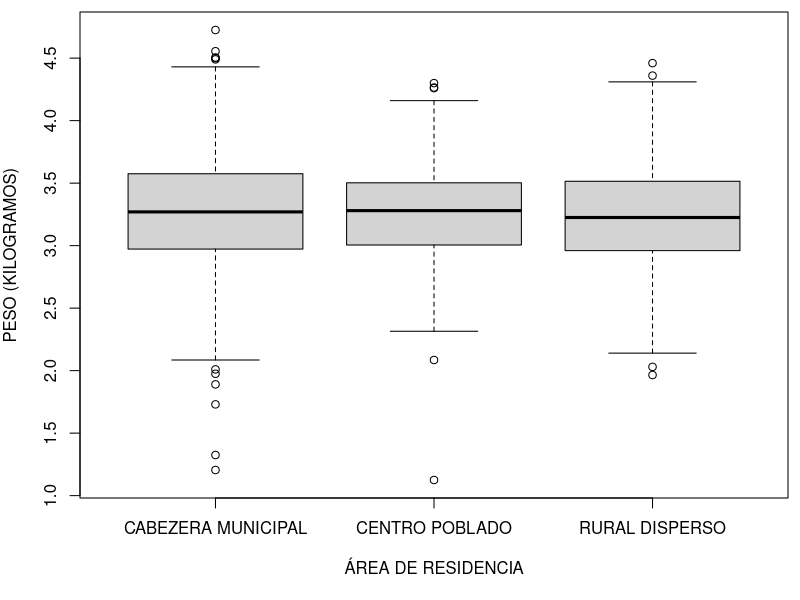
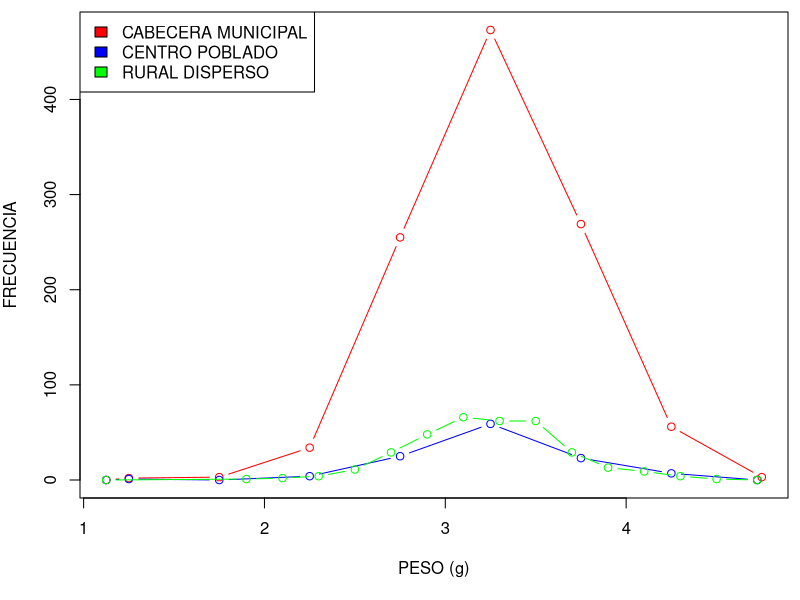
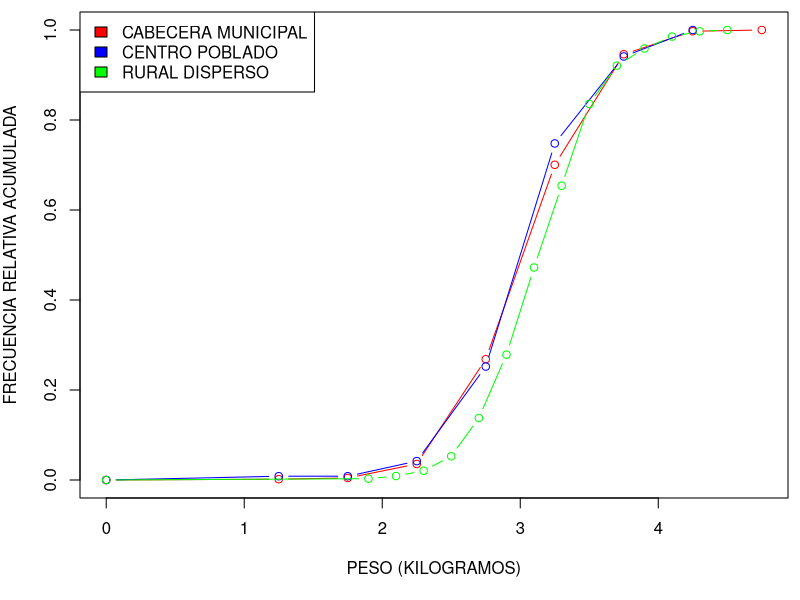
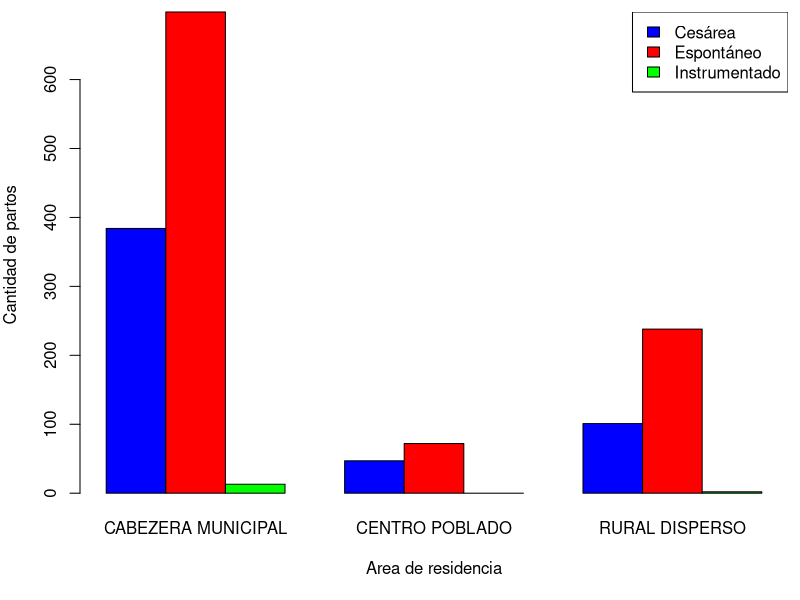
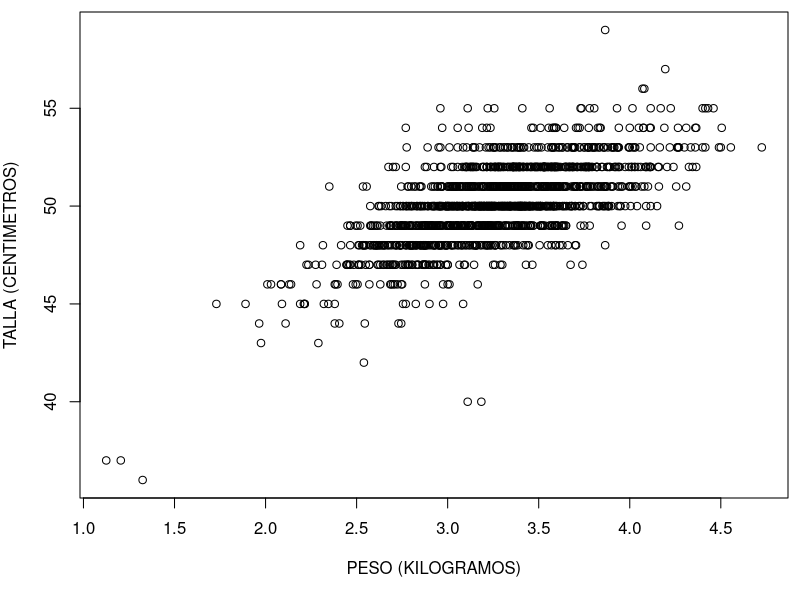
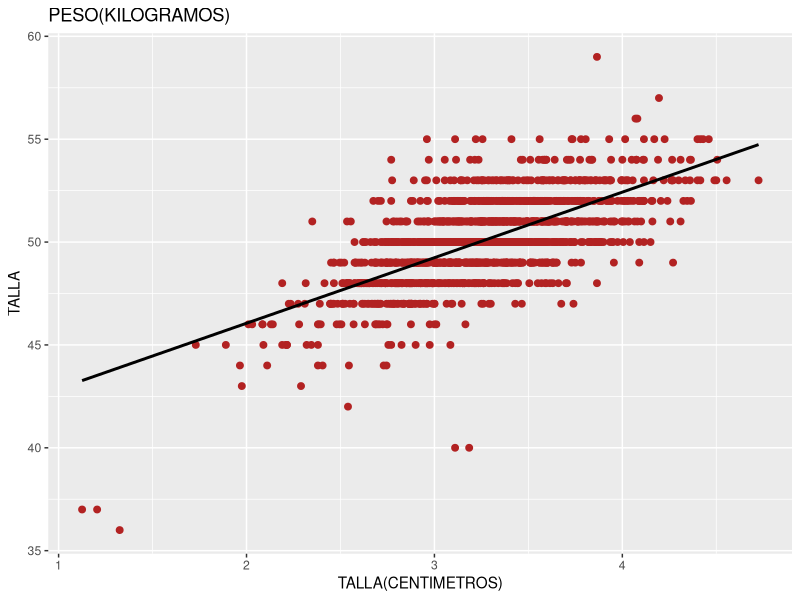
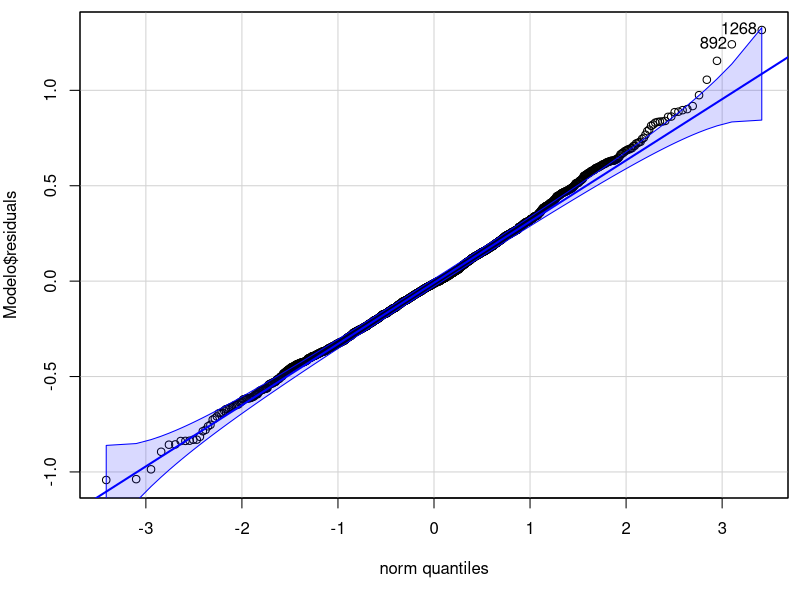
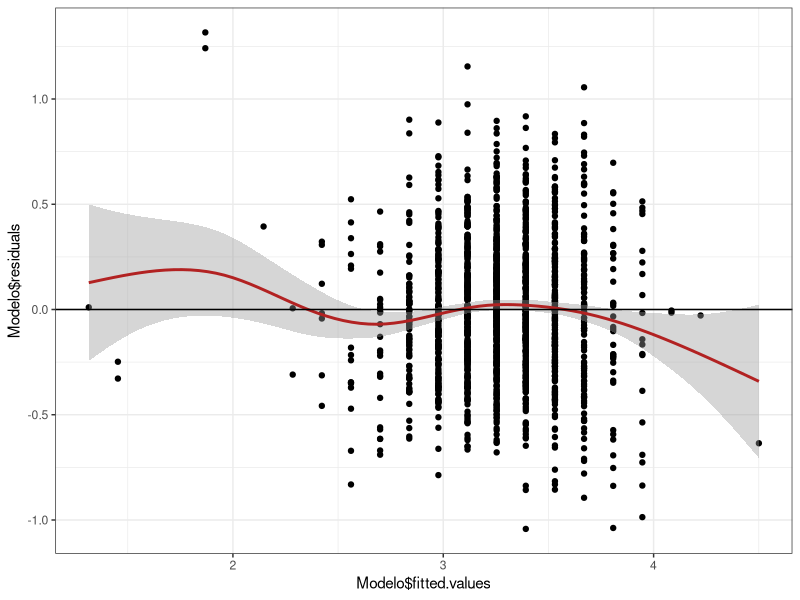

The R script that drew these images, in order:
## ---- chunk 1
library(readxl)
library(dplyr)
library(ggplot2)
library(lmtest)
library(car)
Base_Datos <- read.csv("Base de Datos/Datos.csv")
## ---- chunk 2
Base_Datos$PESO..Gramos. <- gsub(",", ".", Base_Datos$PESO..Gramos.)
Base_Datos$PESO..Gramos. <- as.numeric(Base_Datos$PESO..Gramos.)
Base_Datos$TALLA..Centímetros. <- gsub(",", ".", Base_Datos$TALLA..Centímetros.)
Base_Datos$TALLA..Centímetros. <- as.numeric(Base_Datos$TALLA..Centímetros.)
Base_Datos <- subset(Base_Datos, PESO..Gramos. < 575) # Se hace limpieza de datos.
## ---- chunk 3
tabla <- Base_Datos %>%
  group_by(AREA.RESIDENCIA) %>%
  summarise(media = round(mean(PESO..Gramos., na.rm = TRUE), digits = 2),
  mediana = median(PESO..Gramos., na.rm = TRUE),
  sd = round(sd(PESO..Gramos., na.rm = TRUE), digits = 2),
  q1 = quantile(PESO..Gramos., probs = 0.25, na.rm = TRUE),
  q3 = quantile(PESO..Gramos., probs = 0.75, na.rm = TRUE),
  RIC = IQR(PESO..Gramos., na.rm = TRUE)
  )
print(tabla)
## ---- chunk 4
# Gráfico 1.
PESO <- Base_Datos$PESO..Gramos.

par(mar = c(5, 3.9, 0.5, 0.5) + 0.1)
boxplot(PESO ~ Base_Datos$AREA.RESIDENCIA,
        xlab = "ÁREA DE RESIDENCIA",
        ylab = "PESO (KILOGRAMOS)",
        names = c("CABEZERA MUNICIPAL", "CENTRO POBLADO", "RURAL DISPERSO"),
        cex.main = 0.8
        )
## ---- chunk 5
# Gráfico 2.
PESO_C <- subset(Base_Datos, AREA.RESIDENCIA == "CABECERA MUNICIPAL")$PESO..Gramos.

His_C <- hist(PESO_C, plot = FALSE)

PESO_CP <- subset(Base_Datos, AREA.RESIDENCIA == "CENTRO POBLADO (INSPECCIÓN, CORREGIMIENTO O CASERÍO)")$PESO..Gramos.

His_CP <- hist(PESO_CP, plot = FALSE)

PESO_R <- subset(Base_Datos, AREA.RESIDENCIA == "RURAL DISPERSO")$PESO..Gramos.

His_R <- hist(PESO_R, plot = FALSE)

plot(c(min(PESO), His_C$mids, max(PESO)), c(0, His_C$counts, 0), type = "b", col = "red", xlab = "PESO (g)", ylab = "FRECUENCIA")

lines(c(min(PESO), His_CP$mids, max(PESO)), c(0, His_CP$counts, 0), type = "b", col = "blue")

lines(c(min(PESO), His_R$mids, max(PESO)), c(0, His_R$counts, 0), type = "b", col = "green")

legend("topleft", legend = c("CABECERA MUNICIPAL", "CENTRO POBLADO", "RURAL DISPERSO"), 
       fill = c("red", "blue", "green"))
## ---- chunk 6
# Gráfico 3.
plot(c(0, His_C$mids),
     c(0, cumsum(His_C$counts)/sum(His_C$counts)),
     type = "b",
     col = "red",
     xlab = "PESO (KILOGRAMOS)",
     ylab = "FRECUENCIA RELATIVA ACUMULADA")

lines(c(0, His_CP$mids),
      c(0, cumsum(His_CP$counts)/sum(His_CP$counts)),
      type = "b",
      col = "blue")

lines(c(0, His_R$mids),
      c(0, cumsum(His_R$counts)/sum(His_R$counts)),
      type = "b",
      col = "green")
legend("topleft", legend = c("CABECERA MUNICIPAL", "CENTRO POBLADO", "RURAL DISPERSO"), 
       fill = c("red", "blue", "green"))
## ---- chunk 7
tabla <- table(Base_Datos$TIPO.PARTO, Base_Datos$AREA.RESIDENCIA)
colnames(tabla) <- c("CABECERA MUNICIPAL", "CENTRO POBLADO", "RURAL DISPERSO")
print(tabla)
## ---- chunk 8
par(mar = c(5, 3.9, 0.5, 0.5) + 0.1)

barplot(tabla, #prop.table(tabla),
        beside = TRUE,
        col = c("blue","red", 'green'),
        xlab = "Area de residencia",
        ylab = "Cantidad de partos",
        names = c("CABEZERA MUNICIPAL", "CENTRO POBLADO", "RURAL DISPERSO"))
legend("topright", legend = c("Cesárea", "Espontáneo", "Instrumentado"), 
       fill = c("blue","red", 'green'))
## ---- chunk 9
tabla <- Base_Datos %>%
  summarise(
  sd_peso = round(sd(PESO..Gramos., na.rm = TRUE), digits = 2),
  sd_talla = round(sd(TALLA..Centímetros., na.rm = TRUE), digits = 2),
  
  correlacion = cor(PESO..Gramos., TALLA..Centímetros.)
  )
print(tabla)
## ---- chunk 10
TALLA <- Base_Datos$TALLA..Centímetros.
plot(PESO, TALLA,
     xlab = 'PESO (KILOGRAMOS)',
     ylab = 'TALLA (CENTIMETROS)')
## ---- chunk 11
print(cor(PESO, TALLA))
## ---- chunk 12
#Data frame
datos <- data.frame(TALLA, PESO)

Modelo <- lm(PESO ~ TALLA, datos)

summary(Modelo)
## ---- chunk 13
# ----- Gráfica del modelo

ggplot(data = datos, mapping = aes(x = PESO, y = TALLA)) +
  geom_point(color = "firebrick", size = 2) +
  labs(title  =  'PESO(KILOGRAMOS)', x  =  'TALLA(CENTIMETROS)') +
  geom_smooth(method = "lm", se = FALSE, color = "black")
## ---- chunk 14
shapiro.test(Modelo$residuals)
## ---- chunk 15
qqPlot(Modelo$residuals)
## ---- chunk 16
bptest(Modelo)
## ---- chunk 17
ggplot(data = datos, aes(Modelo$fitted.values, Modelo$residuals)) +
    geom_point() + geom_smooth(color = "firebrick")+ geom_hline(yintercept = 0) +
    theme_bw()
